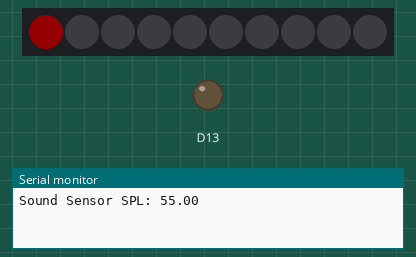
The sketch below on a simulated Adafruit Circuit Playground Express. Parts: 10 RGB LEDs in strip order, left to right, output pins drawn as LEDs (lit = HIGH), the last lines printed to the serial monitor. Dim RGB values are drawn brighter than linear; random numbers use the default seed unless the sketch sets one.

Above: at 0.2 s.
At 4.6 s:
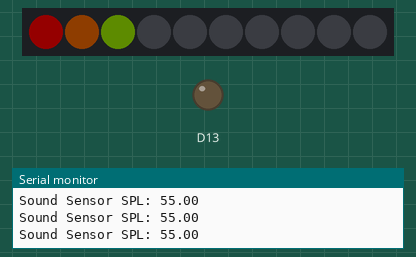
At 9.0 s:
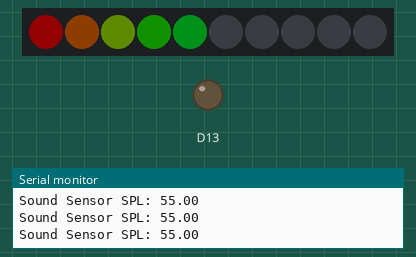
At 11.2 s:
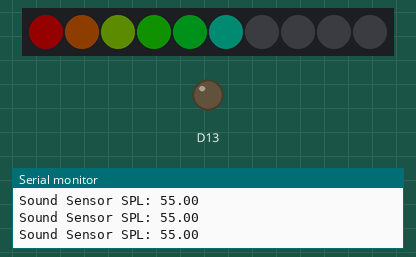
At 17.8 s:
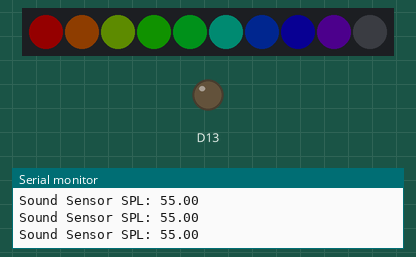
At 37.6 s:
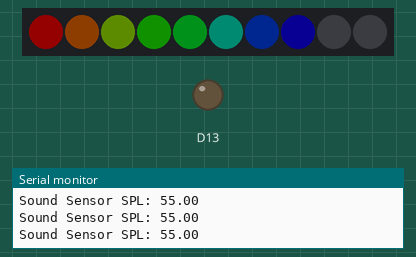

Measured:
- what the display in image 0 shows lasts 2.2 s, from 0.1 s to 2.3 s

The sketch:

hyperbody.ino
```cpp
#include <Adafruit_CircuitPlayground.h>

float value;
uint8_t pixeln = 0;

int preset =0;
void setup() {
  Serial.begin(9600);
  CircuitPlayground.begin();

}

void loop() {
  value = CircuitPlayground.mic.soundPressureLevel(100);
  Serial.print("Sound Sensor SPL: ");
  Serial.println(value);
  int presets[3][2][3]={
 {{random(256),random(256),random(256)},{random(256),random(256),random(256)}},
  {{random(256),random(256),random(256)},{random(256),random(256),random(256)}},
   {{random(256),random(256),random(256)},{random(256),random(256),random(256)}}
  };

  if (value > 80){
  float acc =abs(CircuitPlayground.motionX()) + abs(CircuitPlayground.motionY()) + abs(CircuitPlayground.motionZ());
  if (acc > 10){
  preset = rand() % 3;
}

  for (int i=0; i<10;i++){
    CircuitPlayground.setPixelColor(
    i,presets[preset][i%2][0],presets[preset][i%2][1],presets[preset][i%2][2]);
  }
  CircuitPlayground.clearPixels();
  delay(100);
    }

 else{
     CircuitPlayground.setPixelColor(pixeln++, CircuitPlayground.colorWheel(25 * pixeln));
       delay(2000);
       if (pixeln == 10) {
       pixeln = 0;
       CircuitPlayground.clearPixels();
  }
    }
delay(100);
}
```
